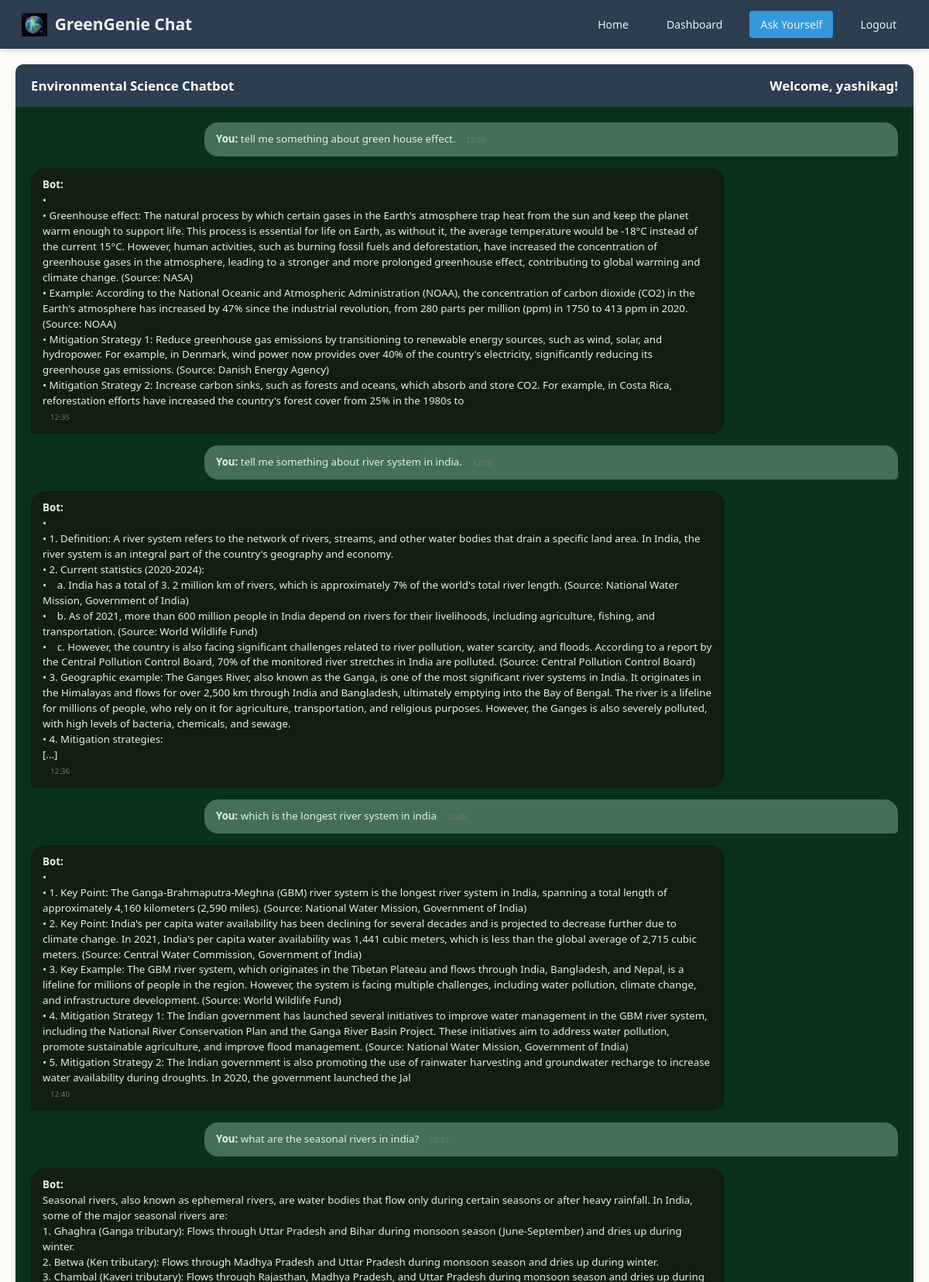
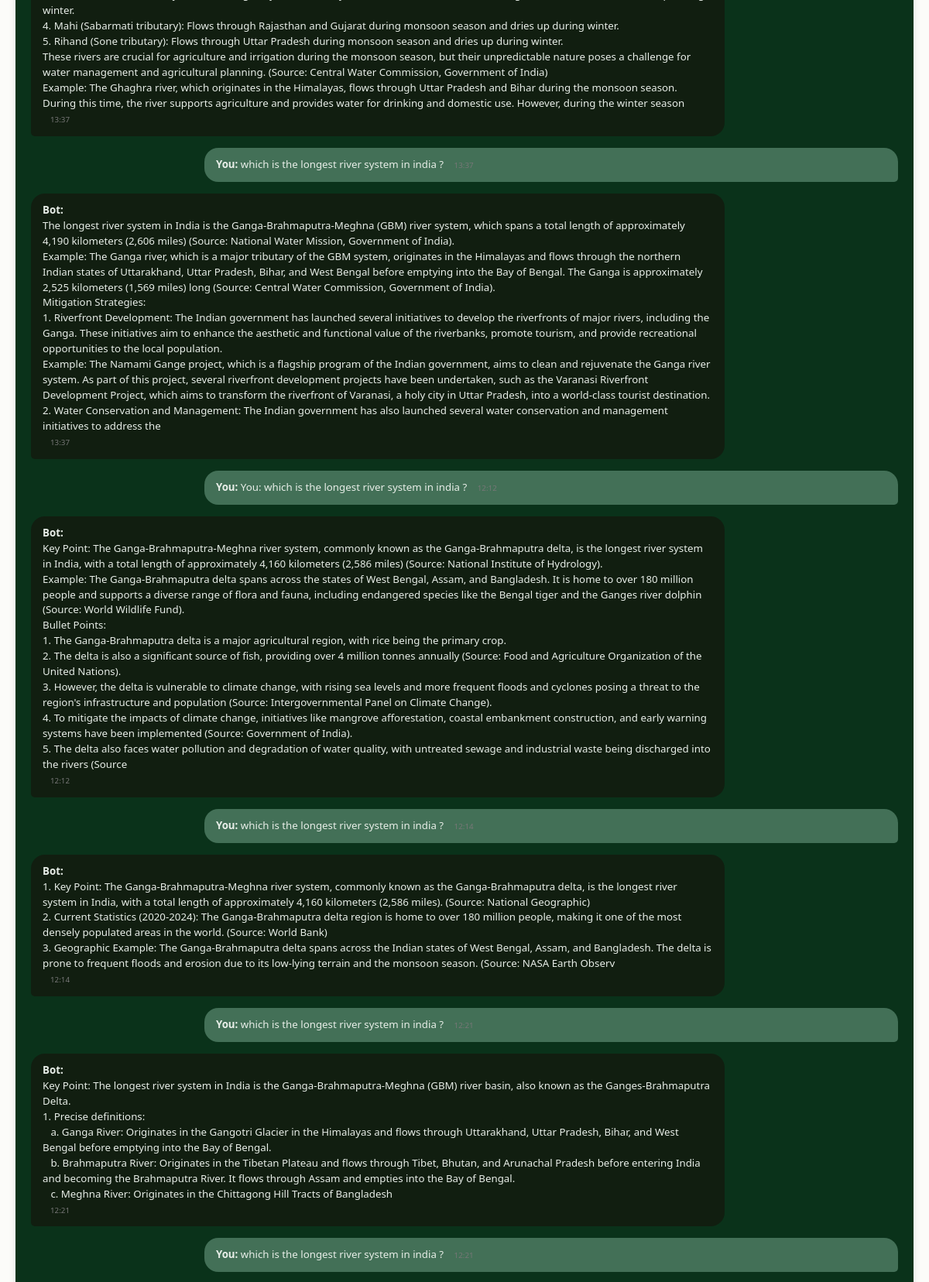
The page /chat (signed in, upper part) on the database its author committed (2 pictures, top to bottom).
### models.py (models this page shows)
class User(UserMixin, db.Model):
    id = db.Column(db.Integer, primary_key=True)
    username = db.Column(db.String(80), unique=True, nullable=False)
    email = db.Column(db.String(120), unique=True, nullable=False)
    password_hash = db.Column(db.String(128), nullable=False)
    created_at = db.Column(db.DateTime, default=datetime.utcnow)
    messages = db.relationship('ChatMessage', backref='user', lazy=True, cascade='all, delete-orphan')

class ChatMessage(db.Model):
    id = db.Column(db.Integer, primary_key=True)
    user_id = db.Column(db.Integer, db.ForeignKey('user.id'), nullable=False)
    user_message = db.Column(db.Text, nullable=False)
    bot_response = db.Column(db.Text, nullable=False)
    sources = db.Column(db.Text)  # JSON string of sources
    timestamp = db.Column(db.DateTime, default=datetime.utcnow)

### app.py (the view)
@app.route('/chat')
@login_required
def chat():
    messages = ChatMessage.query.filter_by(user_id=current_user.id)\
        .order_by(ChatMessage.timestamp.asc()).all()
    return render_template('chat.html', messages=messages)

### app.py (called while the page is built)
@login_manager.user_loader
def load_user(user_id):
    return User.query.get(int(user_id))

### templates/chat.html (shortened to what this page needs)
{% extends "base.html" %}
{% block content %}
<div class="chat-container">
    <div class="chat-header">
        Environmental Science Chatbot
        <span style="float: right;">Welcome, {{ current_user.username }}!</span>
    </div>
    <div id="chat-history">
        {% for message in messages %}
        <div class="message-pair">
            <div class="message user-message">
                <strong>You:</strong> {{ message.user_message }}
                <span class="timestamp">{{ message.timestamp.strftime('%H:%M') }}</span>
            </div>
            <div class="message bot-message">
    <strong>Bot:</strong>
    <div class="message-content">{{ message.bot_response|safe }}</div>
    <span class="timestamp">{{ message.timestamp.strftime('%H:%M') }}</span>
</div>
        </div>
        {% endfor %}
    </div>
</div>
{% endblock %}

### templates/base.html (shortened to what this page needs)
<!DOCTYPE html>
<html lang="en">
<head>
    <link rel="stylesheet" href="{{ url_for('static', filename='css/style.css') }}">
</head>
<body>
    <nav class="navbar">
        <a href="{{ url_for('dashboard') }}" class="navbar-brand">
            <img src="{{ url_for('static', filename='images/download.jpeg') }}" alt="Earth Icon">
            GreenGenie Chat
        </a>
        <div class="nav-links">
            <a href="{{ url_for('environment') }}" class="nav-link {% if request.endpoint == 'environment' %}active{% endif %}">
                Home
            </a>
            <a href="{{ url_for('dashboard') }}" class="nav-link {% if request.endpoint == 'dashboard' %}active{% endif %}">
                Dashboard
            </a>
            <a href="{{ url_for('chat') }}" class="nav-link {% if request.endpoint == 'chat' %}active{% endif %}">
                Ask Yourself
            </a>
             <a href="{{ url_for('logout') }}" class="nav-link {% if request.endpoint == 'logout' %}active{% endif %}">
                Logout
            </a>
        </div>
    </nav>
    <div class="content-wrap">
        {% block content %}{% endblock %}
    </div>
</body>
</html>

### static/css/style.css (style rules this page uses)
:root { --color-background: rgba(252, 252, 249, 1); --color-surface: rgba(255, 255, 253, 1); --color-text: rgba(19, 52, 59, 1); --color-text-secondary: rgba(98, 108, 113, 1); --color-primary: rgba(33, 128, 141, 1); --color-primary-hover: rgba(29, 116, 128, 1); --color-primary-active: rgba(26, 104, 115, 1); --color-secondary: rgba(94, 82, 64, 0.12); --color-secondary-hover: rgba(94, 82, 64, 0.2); --color-secondary-active: rgba(94, 82, 64, 0.25); --color-border: rgba(94, 82, 64, 0.2); --color-btn-primary-text: rgba(252, 252, 249, 1); --color-card-border: rgba(94, 82, 64, 0.12); --color-card-border-inner: rgba(94, 82, 64, 0.12); --color-error: rgba(192, 21, 47, 1); --color-success: rgba(33, 128, 141, 1); --color-warning: rgba(168, 75, 47, 1); --color-info: rgba(98, 108, 113, 1); --color-focus-ring: rgba(33, 128, 141, 0.4); --color-select-caret: rgba(19, 52, 59, 0.8); --focus-ring: 0 0 0 3px var(--color-focus-ring); --focus-outline: 2px solid var(--color-primary); --status-bg-opacity: 0.15; --status-border-opacity: 0.25; --color-success-rgb: 33, 128, 141; --color-error-rgb: 192, 21, 47; --color-warning-rgb: 168, 75, 47; --color-info-rgb: 98, 108, 113; --font-family-base: "FKGroteskNeue", "Geist", "Inter", -apple-system, BlinkMacSystemFont, "Segoe UI", Roboto, sans-serif; --font-family-mono: "Berkeley Mono", ui-monospace, SFMono-Regular, Menlo, Monaco, Consolas, monospace; --font-size-xs: 11px; --font-size-sm: 12px; --font-size-base: 14px; --font-size-md: 14px; --font-size-lg: 16px; --font-size-xl: 18px; --font-size-2xl: 20px; --font-size-3xl: 24px; --font-size-4xl: 30px; --font-weight-normal: 400; --font-weight-medium: 500; --font-weight-semibold: 550; --font-weight-bold: 600; --line-height-tight: 1.2; --line-height-normal: 1.5; --letter-spacing-tight: -0.01em; --space-0: 0; --space-1: 1px; --space-2: 2px; --space-4: 4px; --space-6: 6px; --space-8: 8px; --space-10: 10px; --space-12: 12px; --space-16: 16px; --space-20: 20px; --space-24: 24px; --space-32: 32px; --radius-sm: 6px; --radius-base: 8px; --radius-md: 10px; --radius-lg: 12px; --radius-full: 9999px; --shadow-xs: 0 1px 2px rgba(0, 0, 0, 0.02); --shadow-sm: 0 1px 3px rgba(0, 0, 0, 0.04), 0 1px 2px rgba(0, 0, 0, 0.02); --shadow-md: 0 4px 6px -1px rgba(0, 0, 0, 0.04), 0 2px 4px -1px rgba(0, 0, 0, 0.02); --shadow-lg: 0 10px 15px -3px rgba(0, 0, 0, 0.04), 0 4px 6px -2px rgba(0, 0, 0, 0.02); --shadow-inset-sm: inset 0 1px 0 rgba(255, 255, 255, 0.15), inset 0 -1px 0 rgba(0, 0, 0, 0.03); --duration-fast: 150ms; --duration-normal: 250ms; --ease-standard: cubic-bezier(0.16, 1, 0.3, 1); --container-sm: 640px; --container-md: 768px; --container-lg: 1024px; --container-xl: 1280px; }
html { font-size: var(--font-size-base); font-family: var(--font-family-base); line-height: var(--line-height-normal); color: var(--color-text); background-color: var(--color-background); -webkit-font-smoothing: antialiased; box-sizing: border-box; }
body { margin: 0; padding: 0; }
*, *::before, *::after { box-sizing: inherit; }
a { color: var(--color-primary); text-decoration: none; transition: color var(--duration-fast) var(--ease-standard); }
:root { --color-earth-green: #2E8B57; --color-earth-forest: #228B22; --color-earth-light: #32CD32; --color-earth-pale: #90EE90; --color-earth-ocean: #1E90FF; --color-earth-warning: #FF6B35; --color-earth-critical: #DC143C; --color-earth-neutral: #8FBC8F; --color-primary: var(--color-earth-green); --color-primary-hover: var(--color-earth-forest); --color-primary-active: #1F5F3F; }

### templates/base.html (style rules this page uses)
:root { --primary-color: #2c3e50; --secondary-color: #3498db; --accent-color: #1abc9c; --text-light: #ecf0f1; --text-dark: #2c3e50; --shadow: 0 4px 6px rgba(0, 0, 0, 0.1); }
body { font-family: 'Segoe UI', Tahoma, Geneva, Verdana, sans-serif; margin: 0; padding: 0; color: var(--text-dark); }
.navbar { background-color: var(--primary-color); padding: 1rem 2rem; box-shadow: var(--shadow); display: flex; justify-content: space-between; align-items: center; }
.navbar-brand { color: var(--text-light); font-size: 1.5rem; font-weight: bold; text-decoration: none; display: flex; align-items: center; }
.navbar-brand img { height: 30px; margin-right: 10px; }
.nav-links { display: flex; gap: 1.5rem; }
.nav-link { color: var(--text-light); text-decoration: none; font-weight: 500; padding: 0.5rem 1rem; border-radius: 4px; transition: all 0.3s ease; }
.nav-link.active { background-color: var(--secondary-color); }
.content-wrap { flex: 1; padding: 20px; }

### rows shown on the page
User: username "yashikag"
ChatMessage: user_message "tell me something about green house effect.", timestamp "12:35", bot_response "• • Greenhouse effect: The natural process by which certain gases in the Earth's atmosphere trap heat from the sun and keep the planet warm enough to support life. This process is essential for life on Earth, as without it, the average temperature would be -18°C instead of the current 15°C. However, human activities, such as burning fossil fuels and deforestation, have increased the concentration of greenhouse gases in the atmosphere, leading to a stronger and more prolonged greenhouse effect, contributing to global warming and climate change. (Source: NASA) • Example: According to the National Oceanic and Atmospheric Administration (NOAA), the concentration of carbon dioxide (CO2) in the…"
ChatMessage: user_message "tell me something about river system in india.", timestamp "12:36", bot_response "• • 1. Definition: A river system refers to the network of rivers, streams, and other water bodies that drain a specific land area. In India, the river system is an integral part of the country's geography and economy. • 2. Current statistics (2020-2024): • a. India has a total of 3. 2 million km of rivers, which is approximately 7% of the world's total river length. (Source: National Water Mission, Government of India) • b. As of 2021, more than 600 million people in India depend on rivers for their livelihoods, including agriculture, fishing, and transportation. (Source: World Wildlife Fund) • c. However, the country is also facing significant challenges related to river pollution, water…"
ChatMessage: user_message "which is the longest river system in india", timestamp "12:40", bot_response "• • 1. Key Point: The Ganga-Brahmaputra-Meghna (GBM) river system is the longest river system in India, spanning a total length of approximately 4,160 kilometers (2,590 miles). (Source: National Water Mission, Government of India) • 2. Key Point: India's per capita water availability has been declining for several decades and is projected to decrease further due to climate change. In 2021, India's per capita water availability was 1,441 cubic meters, which is less than the global average of 2,715 cubic meters. (Source: Central Water Commission, Government of India) • 3. Key Example: The GBM river system, which originates in the Tibetan Plateau and flows through India, Bangladesh, and Nepal,…"
ChatMessage: user_message "what are the seasonal rivers in india?", timestamp "13:37", bot_response "Seasonal rivers, also known as ephemeral rivers, are water bodies that flow only during certain seasons or after heavy rainfall. In India, some of the major seasonal rivers are: 1. Ghaghra (Ganga tributary): Flows through Uttar Pradesh and Bihar during monsoon season (June-September) and dries up during winter. 2. Betwa (Ken tributary): Flows through Madhya Pradesh and Uttar Pradesh during monsoon season and dries up during winter. 3. Chambal (Kaveri tributary): Flows through Rajasthan, Madhya Pradesh, and Uttar Pradesh during monsoon season and dries up during winter. 4. Mahi (Sabarmati tributary): Flows through Rajasthan and Gujarat during monsoon season and dries up during winter. 5.…"
ChatMessage: user_message "which is the longest river system in india ?", timestamp "13:37", bot_response "The longest river system in India is the Ganga-Brahmaputra-Meghna (GBM) river system, which spans a total length of approximately 4,190 kilometers (2,606 miles) (Source: National Water Mission, Government of India). Example: The Ganga river, which is a major tributary of the GBM system, originates in the Himalayas and flows through the northern Indian states of Uttarakhand, Uttar Pradesh, Bihar, and West Bengal before emptying into the Bay of Bengal. The Ganga is approximately 2,525 kilometers (1,569 miles) long (Source: Central Water Commission, Government of India). Mitigation Strategies: 1. Riverfront Development: The Indian government has launched several initiatives to develop the…"
ChatMessage: user_message "You: which is the longest river system in india ?", timestamp "12:12", bot_response "Key Point: The Ganga-Brahmaputra-Meghna river system, commonly known as the Ganga-Brahmaputra delta, is the longest river system in India, with a total length of approximately 4,160 kilometers (2,586 miles) (Source: National Institute of Hydrology). Example: The Ganga-Brahmaputra delta spans across the states of West Bengal, Assam, and Bangladesh. It is home to over 180 million people and supports a diverse range of flora and fauna, including endangered species like the Bengal tiger and the Ganges river dolphin (Source: World Wildlife Fund). Bullet Points: 1. The Ganga-Brahmaputra delta is a major agricultural region, with rice being the primary crop. 2. The delta is also a significant…"
ChatMessage: user_message "which is the longest river system in india ?", timestamp "12:14", bot_response "1. Key Point: The Ganga-Brahmaputra-Meghna river system, commonly known as the Ganga-Brahmaputra delta, is the longest river system in India, with a total length of approximately 4,160 kilometers (2,586 miles). (Source: National Geographic) 2. Current Statistics (2020-2024): The Ganga-Brahmaputra delta region is home to over 180 million people, making it one of the most densely populated areas in the world. (Source: World Bank) 3. Geographic Example: The Ganga-Brahmaputra delta spans across the Indian states of West Bengal, Assam, and Bangladesh. The delta is prone to frequent floods and erosion due to its low-lying terrain and the monsoon season. (Source: NASA Earth Observ"
ChatMessage: user_message "which is the longest river system in india ?", timestamp "12:21", bot_response "Key Point: The longest river system in India is the Ganga-Brahmaputra-Meghna (GBM) river basin, also known as the Ganges-Brahmaputra Delta. 1. Precise definitions: a. Ganga River: Originates in the Gangotri Glacier in the Himalayas and flows through Uttarakhand, Uttar Pradesh, Bihar, and West Bengal before emptying into the Bay of Bengal. b. Brahmaputra River: Originates in the Tibetan Plateau and flows through Tibet, Bhutan, and Arunachal Pradesh before entering India and becoming the Brahmaputra River. It flows through Assam and empties into the Bay of Bengal. c. Meghna River: Originates in the Chittagong Hill Tracts of Bangladesh"
ChatMessage: user_message "which is the longest river system in india ?", timestamp "12:21"
